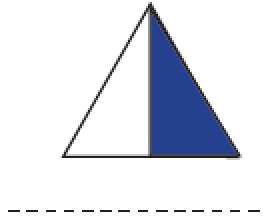
#> input picture .audit/source-image-backups/pg107_im001.png, 138 x 110 px (shown 2 times larger)
$ python clean_pg107_exercise_images.py
#> lines starting #> are read from the running program, lines starting #| are printed output that depends on the picture
#!/usr/bin/env python3
"""Remove answer-rule rows accidentally included in pg107 figure crops."""

import shutil
from pathlib import Path

from PIL import Image


ROOT = Path(__file__).resolve().parents[1]
IMAGES = ROOT / "images"
BACKUPS = ROOT / ".audit" / "source-image-backups"

# The y coordinate is the source PNG's baked-in dashed answer rule. Crop a
# small white margin above it; the actual figure remains untouched.
rule_rows = {
    "pg107_im001.png": 105,
    "pg107_im002.png": 102,
    "pg107_im003.png": 106,
    "pg107_im004.png": 110,
    "pg107_im005.png": 108,
    "pg107_im006.png": 109,
    "pg107_im007.png": 109,
    "pg107_im008.png": 91,
}

BACKUPS.mkdir(parents=True, exist_ok=True)
for filename, rule_y in rule_rows.items():
    source = IMAGES / filename
    backup = BACKUPS / filename
    if not backup.exists():
        shutil.copyfile(source, backup)
    original = Image.open(backup)
#> original is the input picture: PIL image 138x110 RGB; mean R, G, B 225.4, 228.1, 235.9
    cleaned = original.crop((0, 0, original.width, rule_y - 5))
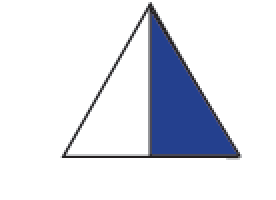
#> cleaned: PIL image 138x100 RGB (shown 2 times larger); mean R, G, B 223.7, 226.7, 235.3
    cleaned.save(source, optimize=True)
    print(filename, original.size, "->", cleaned.size)
#| pg107_im001.png (138, 110) -> (138, 100)
#> (the run stopped early here; a loop or call above may not have finished)
